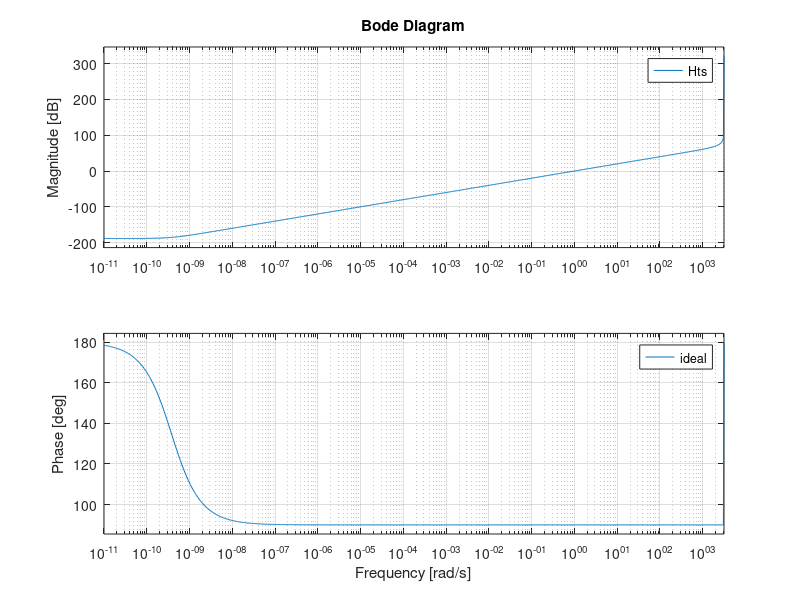
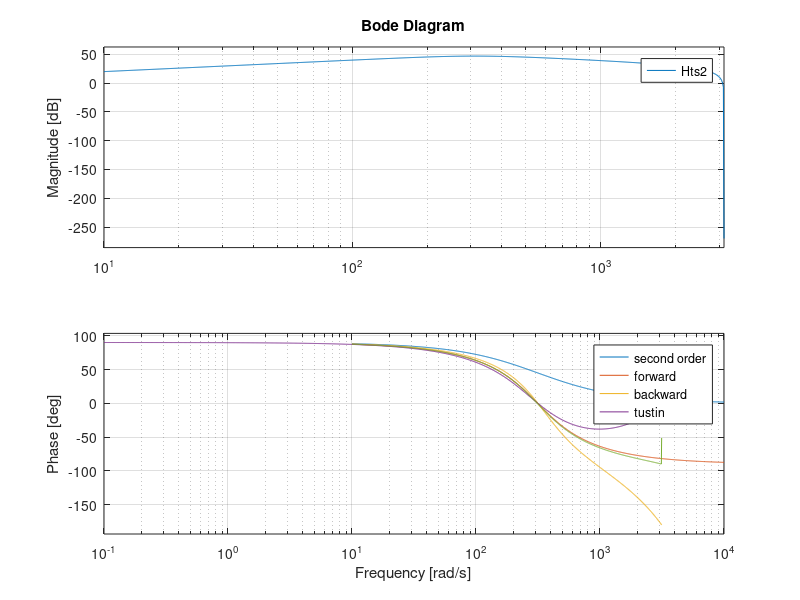
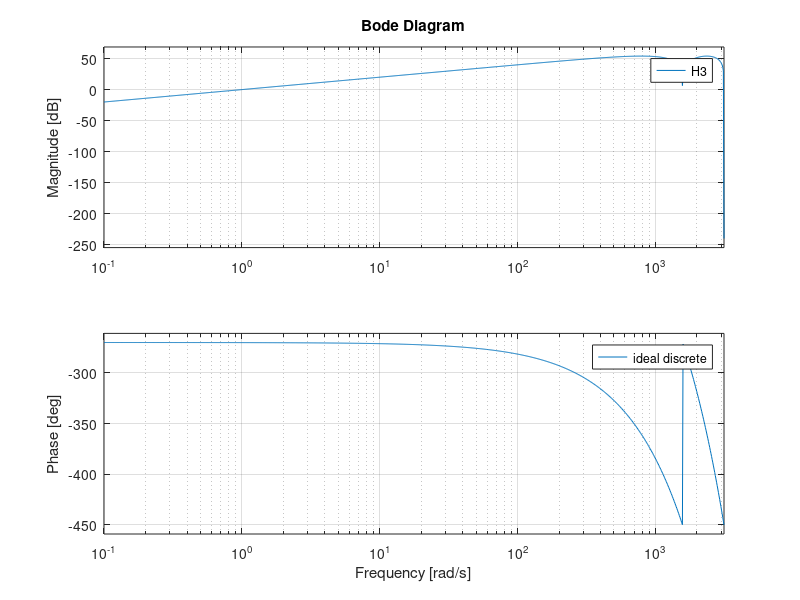
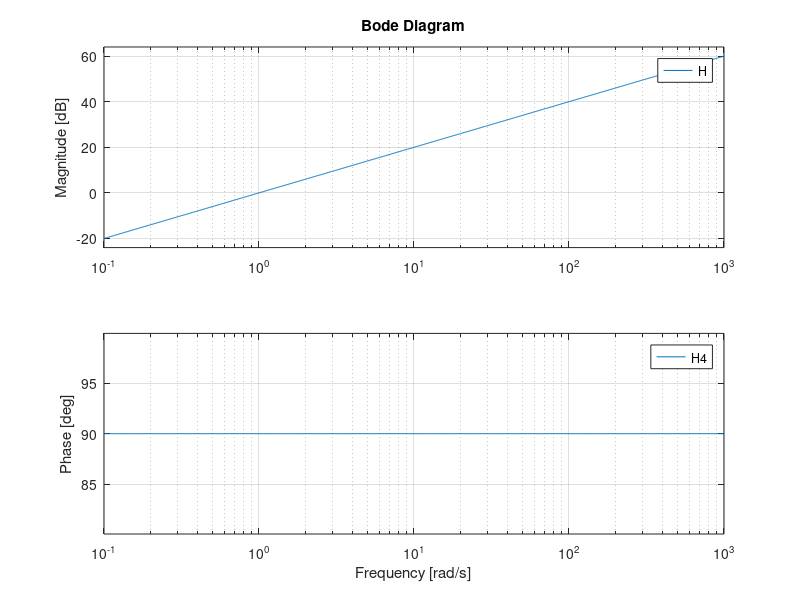

Reproduce these figures in MATLAB, in order.
%% Initialisation
clear all
close all
clc

%% Parameters
T = 1 / (2 * pi * 50);
wc = 2 * pi * 50;
d = 1 / sqrt(2);
Ts = 0.001;

s = tf('s');
z = tf('z', Ts);

%% Transfer functions
H = s;
H1 = s / (T * s + 1);
H2 = wc^2 * s / (s^2 + 2 * d * wc * s + wc^2);

%% Discretisation of ideal
Hfe = (z - 1) / Ts;
Hbe = (1 - z^-1) / Ts;
Hts = c2d(H, Ts, "tustin");

figure(1)
grid on
hold on
bode(H)
bode(Hfe)
bode(Hbe)
bode(Hts)
legend("ideal", "forward", "backward", "tustin")

% Hts approximates best the phase
% Both Hbe and Hfe are physically implementable

%% Discretisation of H1
Hfe1 = ((z - 1) / Ts) / (T * (z - 1) / Ts + 1);
Hbe1 = ((1 - z^-1) / Ts) / (T * (1 - z^-1) / Ts + 1);
Hts1 = c2d(H1, Ts, "tustin");

figure(2)
grid on
hold on
bode(H1)
% bode(Hfe1)
% bode(Hbe1)
% bode(Hts1)
% legend("first order", "forward", "backward", "tustin")

% Hts approximates best the phase
% Both Hbe and Hfe approximate best the magnitude

%% Discretisation of H2
s2 = (z - 1) / Ts;
Hfe2 = wc^2 * s2 / (s2^2 + 2 * d * wc * s2 + wc^2);
s2 = (1 - z^-1) / Ts;
Hbe2 = wc^2 * s2 / (s2^2 + 2 * d * wc * s2 + wc^2);
Hts2 = c2d(H2, Ts, "tustin");

figure(2)
grid on
hold on
bode(H2)
bode(Hfe2)
bode(Hbe2)
bode(Hts2)
legend("second order", "forward", "backward", "tustin")

% Hts approximates best the phase
% Both Hbe and Hfe approximate best the magnitude

%% Generalised H3
N = 4;
H3 = (1 - z^-N) / (N * Ts);

figure(4)
grid on
hold on
bode(Hbe)
bode(H3)
legend("ideal discrete", "general")

% H3 has a zero at high frequency, it attenuates more than Hbe

%% Approximating H
H4 = 1 / (6 * Ts) * (1 + 3 * z^-1 - 3 * z^-2 - z^-3);

figure(5)
hold on
bode(H4)
bode(H)
legend("H4", "ideal")

% Magnitude is similar for low frequencies, whereas the phase is different
% H4 is physically implementable

%% Simulating an input
k = 0:1:2000;
r = 25 * k * Ts;
n = 0.002 * (rand(1, 2001) - 0.5);
u = r + n;

figure(6)
grid on
hold on
plot(k * Ts, u)
































